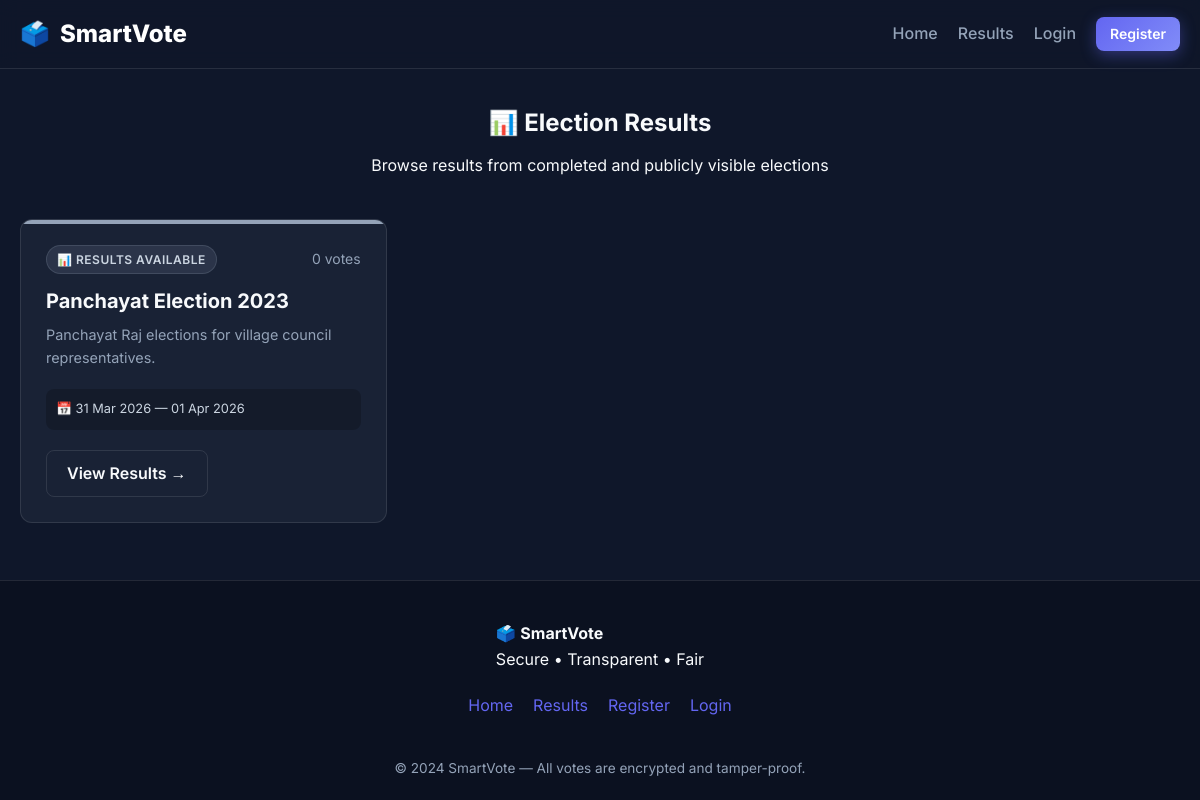
The app's page /results/ with its own data.
### voting/models.py (models this page shows, shortened)
class Election(models.Model):
    title = models.CharField(max_length=200)
    description = models.TextField()
    start_date = models.DateTimeField()
    end_date = models.DateTimeField()
    is_active = models.BooleanField(default=True)
    show_results = models.BooleanField(default=False)
    created_by = models.ForeignKey(User, on_delete=models.SET_NULL, null=True, related_name='created_elections')
    created_at = models.DateTimeField(auto_now_add=True)
    banner = models.ImageField(upload_to='elections/', blank=True, null=True)
    @property
    def total_votes(self):
        return Vote.objects.filter(election=self).count()
    class Meta:
        ordering = ['-start_date']

### voting/views.py (the view)
# urls.py: path('results/', views.all_results, name='all_results'),
def all_results(request):
    ended = Election.objects.filter(end_date__lt=timezone.now())
    public = Election.objects.filter(show_results=True)
    elections = (ended | public).distinct()
    return render(request, 'all_results.html', {'elections': elections})

### templates/all_results.html (shortened to what this page needs)
{% extends 'base.html' %}
{% block content %}
<section class="results-section">
  <div class="container">
    <div class="results-header">
      <h1>📊 Election Results</h1>
      <p>Browse results from completed and publicly visible elections</p>
    </div>
    {% if elections %}
    <div class="elections-grid">
      {% for election in elections %}
      <div class="election-card ended">
        <div class="election-card-header">
          <span class="badge badge-secondary">📊 Results Available</span>
          <span class="election-votes">{{ election.total_votes }} votes</span>
        </div>
        <h3>{{ election.title }}</h3>
        <p>{{ election.description|truncatechars:100 }}</p>
        <div class="election-meta">
          <span>📅 {{ election.start_date|date:"d M Y" }} — {{ election.end_date|date:"d M Y" }}</span>
        </div>
        <div class="election-actions">
          <a href="{% url 'results' election.id %}" class="btn btn-outline">View Results →</a>
        </div>
      </div>
      {% endfor %}
    </div>
    {% endif %}
  </div>
</section>
{% endblock %}

### static/css/style.css (style rules this page uses)
:root { --bg-dark: #0f172a; --bg-card: rgba(30, 41, 59, 0.7); --bg-card-hover: rgba(30, 41, 59, 0.9); --primary: #6366f1; --primary-hover: #4f46e5; --secondary: #ec4899; --accent: #38bdf8; --success: #10b981; --warning: #f59e0b; --danger: #ef4444; --text-main: #f8fafc; --text-muted: #94a3b8; --border: rgba(255, 255, 255, 0.1); --font-main: 'Inter', sans-serif; --radius-sm: 8px; --radius-md: 12px; --radius-lg: 20px; --shadow: 0 10px 30px -10px rgba(0, 0, 0, 0.5); --transition: all 0.3s ease; }
* { margin: 0; padding: 0; box-sizing: border-box; }
body { font-family: var(--font-main); background-color: var(--bg-dark); color: var(--text-main); line-height: 1.6; min-height: 100vh; display: flex; flex-direction: column; overflow-x: hidden; }
a { color: var(--primary); text-decoration: none; transition: var(--transition); }
.container { max-width: 1200px; margin: 0 auto; padding: 0 20px; }
h1, h2, h3, h4 { font-weight: 700; line-height: 1.2; margin-bottom: 15px; }
.btn { display: inline-flex; align-items: center; justify-content: center; padding: 10px 20px; border-radius: var(--radius-sm); font-weight: 600; cursor: pointer; transition: var(--transition); border: none; font-size: 1rem; gap: 8px; }
.btn-outline { background: transparent; border: 1px solid var(--border); color: var(--text-main); }
.badge { display: inline-flex; align-items: center; padding: 4px 10px; border-radius: 20px; font-size: 0.75rem; font-weight: 600; text-transform: uppercase; letter-spacing: 0.5px; }
.badge-secondary { background: rgba(148, 163, 184, 0.15); color: #cbd5e1; border: 1px solid rgba(148, 163, 184, 0.2); }
.elections-grid { display: grid; grid-template-columns: repeat(auto-fill, minmax(350px, 1fr)); gap: 30px; }
.election-card { background: var(--bg-card); border: 1px solid var(--border); border-radius: var(--radius-md); padding: 25px; display: flex; flex-direction: column; position: relative; overflow: hidden; }
.election-card::before { content: ''; position: absolute; top: 0; left: 0; width: 100%; height: 4px; background: var(--primary); }
.election-card.ended::before { background: var(--text-muted); }
.election-card-header { display: flex; justify-content: space-between; align-items: center; margin-bottom: 15px; }
.election-votes { font-size: 0.875rem; color: var(--text-muted); }
.election-card h3 { font-size: 1.25rem; margin-bottom: 10px; }
.election-card p { color: var(--text-muted); font-size: 0.9rem; margin-bottom: 20px; flex: 1; }
.election-meta { display: flex; justify-content: space-between; font-size: 0.8rem; color: #cbd5e1; background: rgba(0,0,0,0.2); padding: 10px; border-radius: var(--radius-sm); margin-bottom: 20px; }
.election-actions { display: flex; gap: 10px; margin-top: auto; }
.results-section { padding: 40px 0; }
.results-header { text-align: center; margin-bottom: 40px; }

### records on screen
Election: total_votes "0", title "Panchayat Election 2023", description "Panchayat Raj elections for village council representatives.", start_date "31 Mar 2026", end_date "01 Apr 2026"
